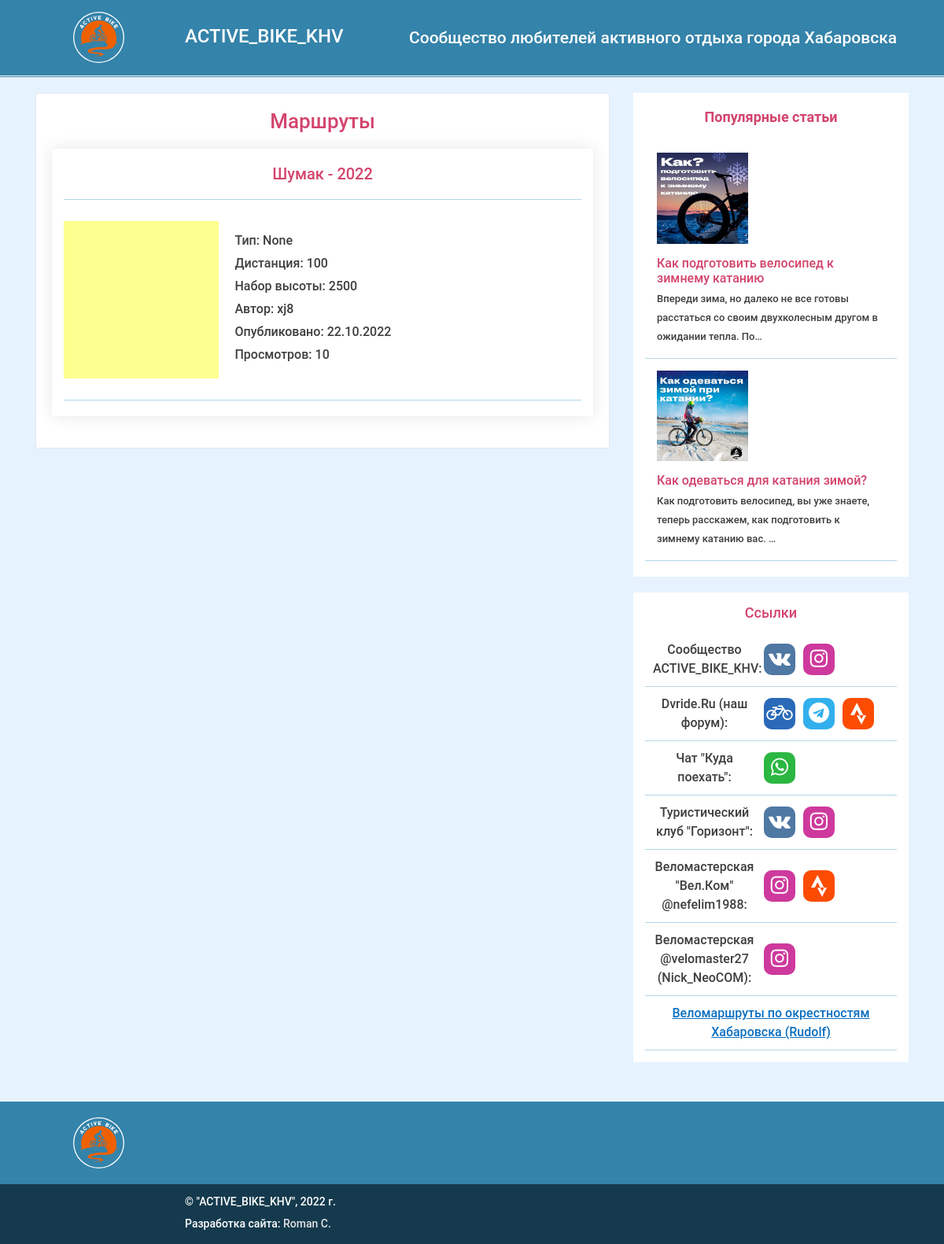
Before: /routes/ with the older database file.
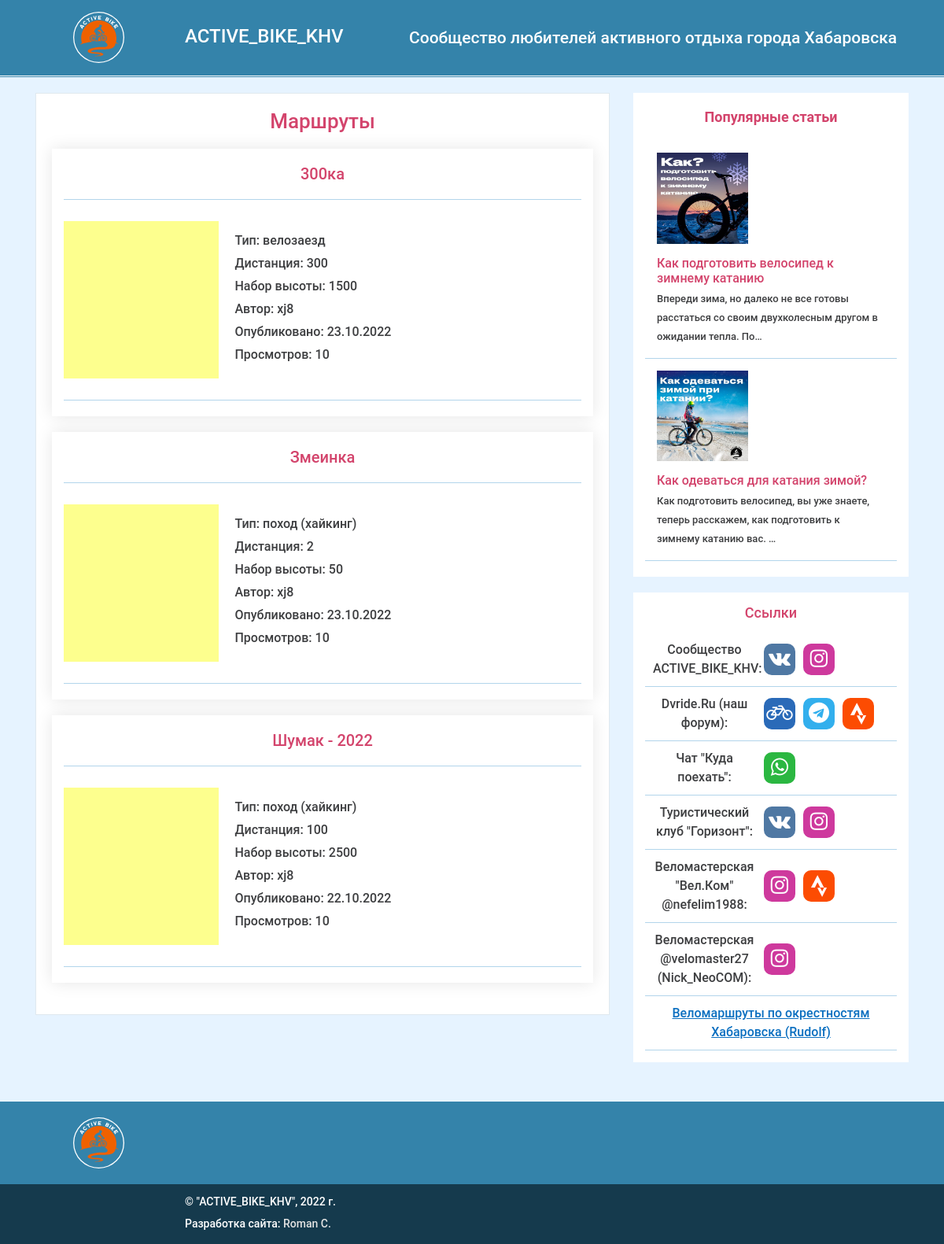
After: the same page with the newer database file.
### events/models.py (models this page shows, shortened)
class Route(models.Model):
    title = models.CharField(max_length=200)
    url = models.CharField(max_length=200, null=True, blank=True)
    gpx = models.FileField(upload_to=user_directory_path, blank=True)
    polyline = models.TextField(blank=True)
    author = models.ForeignKey(
        User,
        on_delete=models.CASCADE,
        related_name='routes'
    )
    type = models.ForeignKey(
        EventType,
        on_delete=SET_NULL,
        blank=True,
        null=True,
        related_name='routes'
    )
    length = models.IntegerField(null=True)
    height_gain = models.IntegerField(null=True)
    surface_type = models.ForeignKey(
        SurfaceType,
        on_delete=SET_NULL,
        blank=True,
        null=True,
        related_name='routes'
    )
    description = models.TextField(blank=True)
    tags = models.ManyToManyField(
        Tag,
        related_name='routes',
        verbose_name='Теги'
    )
    date_pub = models.DateTimeField(auto_now_add=True)
    date_edit = models.DateTimeField(auto_now=True)
    class Meta:
        ordering = ['title']
        verbose_name = 'Маршрут'
        verbose_name_plural = 'Маршруты'

class Article(models.Model):
    title = models.CharField(max_length=200)
    image = models.ImageField(
        'Картинка',
        upload_to='articles/',
        blank=True
    )
    text = models.TextField()
    author = models.ForeignKey(
        User,
        on_delete=models.CASCADE,
        related_name='articles'
    )
    tags = models.ManyToManyField(
        Tag,
        related_name='articles',
        verbose_name='Теги',
        blank=True,
    )
    date_pub = models.DateTimeField(auto_now_add=True)
    date_edit = models.DateTimeField(auto_now=True)
    class Meta:
        ordering = ['-date_pub']
        verbose_name = 'Статья'
        verbose_name_plural = 'Статьи'

class EventType(models.Model):
    title = models.CharField(max_length=200)
    slug = models.SlugField(max_length=50, unique=True)
    description = models.TextField(blank=True)
    def __str__(self):
        return self.title
    class Meta:
        verbose_name = 'Тип события'
        verbose_name_plural = 'Типы событий'

### events/views.py (the view)
# urls.py: path('routes/', views.routes_index, name='routes_index'),
def routes_index(request):
    template = 'routes/index.html'
    routes = Route.objects.all()
    context = {
        'routes': routes
    }
    return render(request, template, context)

### events/templatetags/sidebar.py (called while the page is built)
@register.inclusion_tag("includes/right_sidebar.html")
def show_sidebar():
  articles = Article.objects.all()
  return {'popular_articles': articles}

### templates/routes/index.html (shortened to what this page needs)
{% extends 'base.html' %}
{% load static %}
{% load cache %}
{% load thumbnail %}
{% block title %}Маршруты - {% endblock %} {% block content %}
<h2 class="events__h2">
  <span class="events__h2_1">Маршруты</span>
</h2>
<div class="events__content">
  {% for route in routes %}
  <article class="event">
    <h3 class="event__caption">
      <a
        href="{% url 'events:route_detail' route.id %}"
        class="event__caption-link"
        >{{ route.title }}</a
      >
    </h3>
    <div class="route__main">
        <div class="route__left">
        </div>
        <div class="route__right">
            <div class="route__info">
                <div class="route__info-item">
                    Тип:
                    <span class="route__info-value">{{ route.type }}</span>
                </div>
                <div class="route__info-item">
                    Дистанция:
                    <span class="route__info-value">{{ route.length }}</span>
                </div>
                <div class="route__info-item">
                    Набор высоты:
                    <span class="route__info-value">{{ route.height_gain }}</span>
                </div>
                <div class="route__info-item">
                    Автор:
                    <span class="route__info-value">{{ route.author }}</span>
                </div>
                <div class="route__info-item">
                    Опубликовано:
                    <span class="route__info-value">{{ route.date_pub|date:"d.m.Y" }}</span>
                </div>
                <div class="route__info-item">
                    Просмотров:
                    <span class="route__info-value">10</span>
                </div>
            </div>
        </div>
    </div>
  </article>
  {% endfor %}
</div>
{% endblock %}

### templates/base.html (shortened to what this page needs)
{% load static %}
{% load sidebar %}
<!DOCTYPE html>
<html>
  <head>
    <link rel="stylesheet" href="{% static 'libs/leaflet/leaflet.css' %}">
    <link rel="stylesheet" href="{% static 'libs/bootstrap-grid.min.css' %}">
    <link rel="stylesheet" href="{% static 'libs/reset.css' %}">
    <link rel="stylesheet" href="{% static 'libs/font-awesome/css/font-awesome.min.css' %}">
    <link rel="stylesheet" href="{% static 'css/style.css' %}">
  </head>
  <body>
    {% include 'includes/header.html' %}
    <main id="primary" class="main site-main">
      <div class="container">
        <div class="row">
          <div class="col-8">
            <div class="content">
                {% block content %}Нет событий.{% endblock %}
            </div>
          </div>
          <div class="col-4">
            {% show_sidebar %}
          </div>
        </div>
      </div>
    </main>
    {% include 'includes/footer.html' %}
  </body>
</html>

### templates/includes/header.html (shortened to what this page needs)
{% load static %}
{% load common_tags %}
<header class="header">
  <div class="header-topline">
    <div class="container">
      <div class="row justify-content-center align-items-center">
        <div class="col-2">
          <div class="site-logo-wrapper">
            <a href="/" class="site-logo"></a>
          </div>
        </div>
        <div class="col-3">
          <h1 class="header-text__title">ACTIVE_BIKE_KHV</h1>
        </div>
        <div class="col-7">
          <div class="header-text">
            Сообщество любителей активного отдыха города Хабаровска
          </div>
        </div>
      </div>
    </div>
  </div>
</header>
<nav class="header-menu">
  <div class="container">
    <div class="row justify-content-center align-items-center">
      <div class="col-12">
          {% load menubuilder %}
      </div>
    </div>
  </div>
</nav>

### templates/includes/right_sidebar.html
{% load thumbnail %}
<aside class="sidebar">
  <div class="top-articles">
    <h2 class="top-articles__title">Популярные статьи</h2>
    <ul class="top-articles-list">
      {% for article in popular_articles %}
        <li class="single-article">
          <a href="{% url 'events:article_detail' article.id %}" class="single-article__link">
            {% thumbnail article.image "200x200" crop="center" upscale=True as im %}
              <img src="{{ im.url }}" alt="{{ article.title }}" class="single-article__img">
            {% endthumbnail %}
            <h3 class="single-article__title">{{ article.title }}</h3>
            <p class="single-article__text">{{ article.text|truncatechars:100 }}</p>
          </a>
        </li>
      {% endfor %}
    </ul>
  </div>
  <div class="links-block">
    <h2 class="links-block__caption links-caption">Ссылки</h2>
    <ul class="links-block__list">
      <li class="links-block__li">
        <span class="links-block__text">Сообщество ACTIVE_BIKE_KHV:</span>
        <span class="social-links">
          <a
            href="https://vk.com/bikekhv"
            class="social-link social-link_vk"
            title="Вконтакте"
            ><i class="fa fa-vk fa-lg"></i
          ></a>
          <a
            href="https://www.instagram.com/activebike_khv"
            class="social-link social-link_instagram"
            title="Instagram"
            ><i class="fa fa-instagram fa-lg"></i
          ></a>
        </span>
      </li>
      <li class="links-block__li">
        <span class="links-block__text">Dvride.Ru (наш форум):</span>
        <span class="social-links">
          <a
            href="https://www.dvride.ru"
            class="social-link social-link_dvride"
            title="Форум Dvride.Ru"
            ><i class="fa fa-bicycle fa-lg"></i
          ></a>
          <a
            href="https://t.me/dvride"
            class="social-link social-link_telegram"
            title="чат ВелоХа в Telegram"
            ><i class="fa fa-telegram fa-lg"></i
          ></a>
          <a
            href="https://www.strava.com/clubs/dvride"
            class="social-link social-link_strava"
            title="Клуб Dvride в Strava"
            ><i class="icon-strava"></i
          ></a>
        </span>
      </li>
      <li class="links-block__li">
        <span class="links-block__text">Чат "Куда поехать":</span>
        <span class="social-links">
          <a
            href="https://chat.whatsapp.com/Evl24E6CGerETihtyJQtDE"
            class="social-link social-link_whatsapp"
            title="WhatsApp"
            ><i class="fa fa-whatsapp fa-lg"></i
          ></a>
        </span>
      </li>
      <li class="links-block__li">
        <span class="links-block__text">Туристический клуб "Горизонт":</span>
        <span class="social-links">
          <a
            href="https://vk.com/togu_gorizont"
            class="social-link social-link_vk"
            title="Вконтакте"
            ><i class="fa fa-vk fa-lg"></i
          ></a>
          <a
            href="https://instagram.com/tc_gorizont_khv"
            class="social-link social-link_instagram"
            title="Instagram"
            ><i class="fa fa-instagram fa-lg"></i
          ></a>
        </span>
      </li>
      <li class="links-block__li">
        <span class="links-block__text"
          >Веломастерская "Вел.Ком" @nefelim1988:</span
        >
        <span class="social-links">
          <a
            href="https://www.instagram.com/velcomebike"
            class="social-link social-link_instagram"
            title="Instagram"
            ><i class="fa fa-instagram fa-lg"></i
          ></a>
          <a
            href="https://www.strava.com/clubs/velcombike"
            class="social-link social-link_strava"
            title="Strava"
            ><i class="icon-strava"></i
          ></a>
        </span>
      </li>
      <li class="links-block__li">
        <span class="links-block__text"
          >Веломастерская @velomaster27 (Nick_NeoCOM):</span
        >
        <span class="social-links">
          <a
            href="https://www.instagram.com/velomaster27/"
            class="social-link social-link_instagram"
            title="Instagram"
            ><i class="fa fa-instagram fa-lg"></i
          ></a>
        </span>
      </li>
      <li class="links-block__li">
        <a href="https://rudolf-khb.livejournal.com/124304.html" class="link"
          >Веломаршруты по окрестностям Хабаровска (Rudolf)</a
        >
      </li>
    </ul>
  </div>
</aside>

### templates/includes/footer.html (shortened to what this page needs)
<footer class="footer site-footer">
  <div class="footer-menu-wrapper">
    <div class="container">
      <div class="row">
        <div class="col-4 col-md-2">
          <div class="site-logo-wrapper site-logo-wrapper_footer">
            <a href="/" class="site-logo"></a>
          </div>
        </div>
        <div class="col-8 col-md-10">
                {% load menubuilder %}
        </div>
      </div>
    </div>
  </div>
  <div class="footer-copyright">
    <div class="container">
      <div class="row">
        <div class="col-4 col-md-2"></div>
        <div class="col-8 col-md-10">
          <p class="footer__copyright-text">&copy; "ACTIVE_BIKE_KHV", 2022 г.</p>
          <p class="footer__copyright-text footer__copyright-text_2">Разработка сайта:
          <a href="https://www.instagram.com/xjavue/" class="footer__link">Roman C.</a></p>
        </div>
      </div>
    </div>
  </div>
</footer>

Changed rows visible on the page:
added Route: title "300ка", type "велозаезд", length "300", height_gain "1500", author "xj8", date_pub "23.10.2022"
added Route: title "Змеинка", type "поход (хайкинг)", length "2", height_gain "50", author "xj8", date_pub "23.10.2022"
changed Route "Шумак - 2022": type "None" → "поход (хайкинг)"
